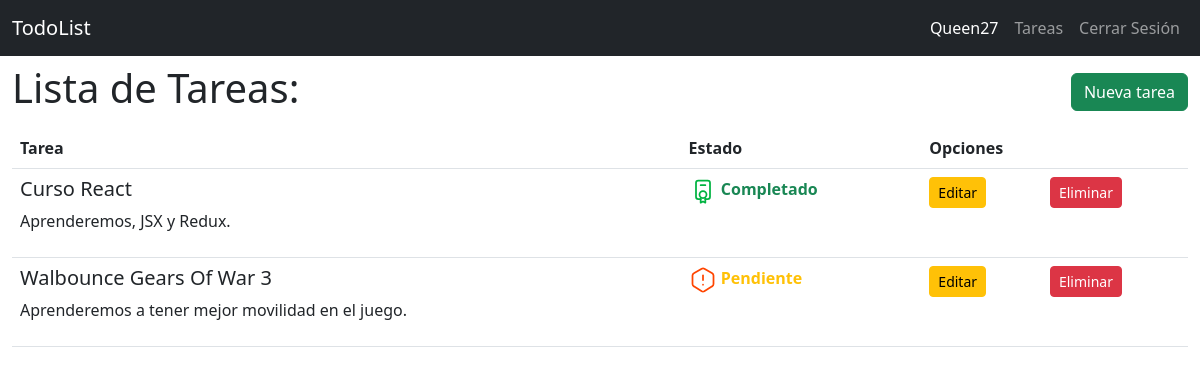
Before: /todo/list (signed in) with the older database file.
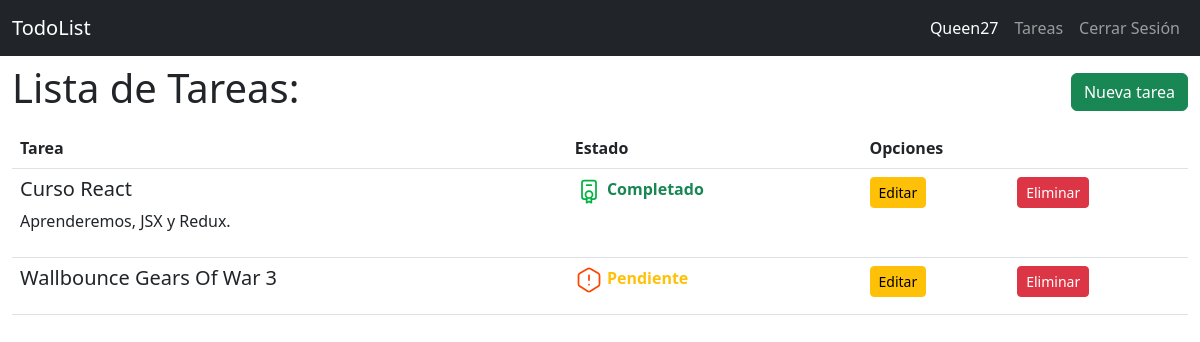
After: the same page with the newer database file.
### todor/models.py (models this page shows, shortened)
class User(db.Model):
    id = db.Column(db.Integer, primary_key=True)
    username = db.Column(db.String(20), unique=True, nullable=False)
    password = db.Column(db.Text, nullable=False)

class Todo(db.Model):
    id = db.Column(db.Integer, primary_key=True)
    created_by = db.Column(db.Integer, db.ForeignKey('user.id'), nullable=False)
    title = db.Column(db.String(100), nullable=False)
    desc = db.Column(db.Text)
    state = db.Column(db.Boolean, default=False)

### todor/todo.py (the view)
@bp.route('/list')
@login_required  # * AGREGAMOS EL DECORADOR PARA QUE REQUIERA INICIAR SESION EN ESTA PANTALLA
def index():
    todos = Todo.query.all()
    return render_template('todo/index.html', todos=todos)

### todor/auth.py (called while the page is built)
@bp.before_app_request  # ! REGISTRAMOS ESTA FUNCION Y QUE SE EJECUTE EN CADA PETICION !
def load_logged_in_user():
    user_id = session.get('user_id')
    if user_id != None:
        g.user = User.query.get_or_404(user_id)
    else:
        g.user = None

def login_required(view):
    @functools.wraps(view) # * ANIDAMOS UNA FUNCION A ESTE DECORADOR
    def wrapped_view(**kwargs):# * RECIBE PARAMETROS INDEFINIDOS COMO EL NOMBRE
        if g.user != None:
            return view(**kwargs)
        else:
           return redirect(url_for('auth.login'))
    return wrapped_view

### todor/templates/todo/index.html (shortened to what this page needs)
{% extends 'base.html' %}
{% block content %}
<section class="container-fluid">
    <nav class="navbar">
        <h1>{% block title %}Lista de Tareas: {% endblock %}</h1>
        <a href="{{ url_for('todo.create') }}" class="btn btn-success">Nueva tarea</a>
    </nav>
    <table class="table">
        <thead>
            <tr>
                <th class="col">Tarea</th>
                <th class="col">Estado</th>
                <th class="col" colspan="2">Opciones</th>
            </tr>
        </thead>
        <tbody>
            {% for todo in todos | reverse %}
            {% if g.user.id == todo.created_by %}
            <tr>
                <td>
                    <h5>{{ todo.title }}</h5>
                    <p>{{ todo.desc }}</p>
                </td>
                {% if todo.state != 1 %}
                <td> <span style="font-weight: bold;" class="text-warning">Pendiente</span></td>
                {% else %}
                <td> <span style="font-weight: bold;" class="text-success">Completado</span></td>
                {% endif %}
                <td>
                    <a href="{{ url_for('todo.edit', id = todo.id) }}" class="btn btn-warning btn-sm">Editar</a>
                </td>
                <td>
                    <a href="{{ url_for('todo.delete', id = todo.id) }}" class="btn btn-danger btn-sm">Eliminar</a>
                </td>
            </tr>
            {% endif %}
            {% endfor %}
        </tbody>
    </table>
</section>
{% endblock %}

### todor/templates/base.html (shortened to what this page needs)
<!DOCTYPE html>
<html lang="en">
<head>
    <link href="https://cdn.jsdelivr.net/npm/bootstrap@5.3.0/dist/css/bootstrap.min.css" rel="stylesheet"
>
</head>
<body>
    <nav class="navbar navbar-expand-sm navbar-dark bg-dark" data-bs-theme="dark">
        <div class="container-fluid">
            <a class="navbar-brand" href="{{ url_for('index') }}">TodoList</a>
            <div class="collapse navbar-collapse justify-content-end" id="navbarNav">
                <ul class="navbar-nav">
                    {% if g.user %}
                    <li class="nav-item">
                        <span title="Sesión de {{ g.user.username }}" class="nav-link active">{{ g.user.username }}</span>
                    </li>
                    <li class="nav-item">
                        <a title="Tareas" class="nav-link" href="{{ url_for('todo.index') }}">Tareas</a>
                    </li>
                    <li class="nav-item">
                        <a title=" Cerrar Sesión de {{ g.user.username }}" class="nav-link" href="{{ url_for('auth.logout') }}">Cerrar Sesión</a>
                    </li>
                    {% endif %}
                </ul>
            </div>
        </div>
    </nav>
    {% block content %}{% endblock %}
</body>
</html>

Changed rows visible on the page:
changed Todo: title "Walbounce Gears Of War 3" → "Wallbounce Gears Of War 3"; desc "Aprenderemos a tener mejor movilidad en el juego." → (not shown)
